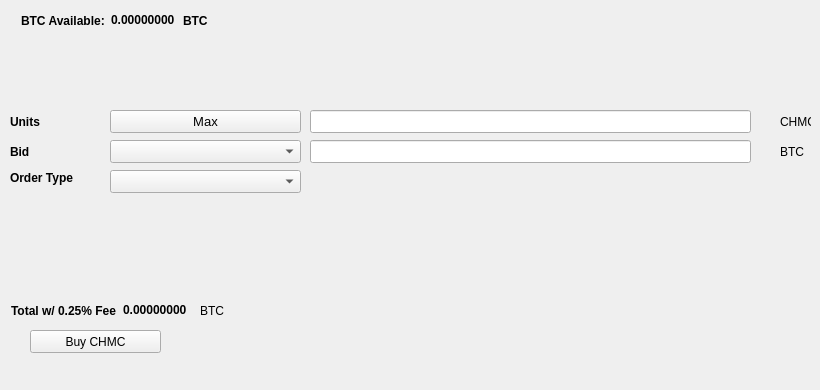
   <widget class="QWidget" name="BuyTab">
    <attribute name="title">
     <string>Buy</string>
    </attribute>
    <widget class="QPushButton" name="BuyCHMC">
     <property name="geometry">
      <rect>
       <x>30</x>
       <y>330</y>
       <width>131</width>
       <height>23</height>
      </rect>
     </property>
     <property name="text">
      <string>Buy CHMC</string>
     </property>
     <property name="icon">
      <iconset resource="../christmascoin.qrc">
       <normaloff>:/icons/bitcoin</normaloff>:/icons/bitcoin</iconset>
     </property>
    </widget>
    <widget class="QLabel" name="label_3">
     <property name="geometry">
      <rect>
       <x>10</x>
       <y>110</y>
       <width>46</width>
       <height>23</height>
      </rect>
     </property>
     <property name="font">
      <font>
       <weight>75</weight>
       <bold>true</bold>
      </font>
     </property>
     <property name="text">
      <string>Units</string>
     </property>
    </widget>
    <widget class="QLineEdit" name="UnitsInput">
     <property name="geometry">
      <rect>
       <x>310</x>
       <y>110</y>
       <width>441</width>
       <height>23</height>
      </rect>
     </property>
     <property name="font">
      <font>
       <pointsize>9</pointsize>
       <weight>75</weight>
       <bold>true</bold>
      </font>
     </property>
    </widget>
    <widget class="QLineEdit" name="BuyBidPriceEdit">
     <property name="geometry">
      <rect>
       <x>310</x>
       <y>140</y>
       <width>441</width>
       <height>23</height>
      </rect>
     </property>
     <property name="font">
      <font>
       <pointsize>9</pointsize>
       <weight>75</weight>
       <bold>true</bold>
      </font>
     </property>
    </widget>
    <widget class="QLabel" name="label_4">
     <property name="geometry">
      <rect>
       <x>780</x>
       <y>110</y>
       <width>31</width>
       <height>23</height>
      </rect>
     </property>
     <property name="text">
      <string>CHMC</string>
     </property>
    </widget>
    <widget class="QLabel" name="label_5">
     <property name="geometry">
      <rect>
       <x>780</x>
       <y>140</y>
       <width>31</width>
       <height>23</height>
      </rect>
     </property>
     <property name="text">
      <string>BTC</string>
     </property>
    </widget>
    <widget class="QLabel" name="label_6">
     <property name="geometry">
      <rect>
       <x>10</x>
       <y>140</y>
       <width>46</width>
       <height>23</height>
      </rect>
     </property>
     <property name="font">
      <font>
       <weight>75</weight>
       <bold>true</bold>
      </font>
     </property>
     <property name="text">
      <string>Bid</string>
     </property>
    </widget>
    <widget class="QLabel" name="label_7">
     <property name="geometry">
      <rect>
       <x>10</x>
       <y>170</y>
       <width>91</width>
       <height>16</height>
      </rect>
     </property>
     <property name="font">
      <font>
       <weight>75</weight>
       <bold>true</bold>
      </font>
     </property>
     <property name="text">
      <string>Order Type</string>
     </property>
    </widget>
    <widget class="QPushButton" name="Buy_Max_Amount">
     <property name="geometry">
      <rect>
       <x>110</x>
       <y>110</y>
       <width>191</width>
       <height>23</height>
      </rect>
     </property>
     <property name="font">
      <font>
       <pointsize>10</pointsize>
      </font>
     </property>
     <property name="text">
      <string>Max</string>
     </property>
    </widget>
    <widget class="QComboBox" name="BuyBidcomboBox">
     <property name="geometry">
      <rect>
       <x>110</x>
       <y>140</y>
       <width>191</width>
       <height>23</height>
      </rect>
     </property>
     <property name="font">
      <font>
       <pointsize>10</pointsize>
      </font>
     </property>
    </widget>
    <widget class="QComboBox" name="buyOrdertypeCombo">
     <property name="geometry">
      <rect>
       <x>110</x>
       <y>170</y>
       <width>191</width>
       <height>23</height>
      </rect>
     </property>
     <property name="font">
      <font>
       <pointsize>10</pointsize>
      </font>
     </property>
    </widget>
    <widget class="QWidget" name="layoutWidget1">
     <property name="geometry">
      <rect>
       <x>21</x>
       <y>11</y>
       <width>227</width>
       <height>19</height>
      </rect>
     </property>
     <layout class="QHBoxLayout" name="horizontalLayout_3">
      <item>
       <widget class="QLabel" name="label232">
        <property name="font">
         <font>
          <weight>75</weight>
          <bold>true</bold>
         </font>
        </property>
        <property name="text">
         <string>BTC Available:</string>
        </property>
       </widget>
      </item>
      <item>
       <widget class="QLabel" name="BtcAvailableLbl">
        <property name="palette">
         <palette>
          <active>
           <colorrole role="WindowText">
            <brush brushstyle="SolidPattern">
             <color alpha="255">
              <red>0</red>
              <green>0</green>
              <blue>0</blue>
             </color>
            </brush>
           </colorrole>
           <colorrole role="Button">
            <brush brushstyle="SolidPattern">
             <color alpha="255">
              <red>0</red>
              <green>170</green>
              <blue>0</blue>
             </color>
            </brush>
           </colorrole>
           <colorrole role="Light">
            <brush brushstyle="SolidPattern">
             <color alpha="255">
              <red>0</red>
              <green>255</green>
              <blue>0</blue>
             </color>
            </brush>
           </colorrole>
           <colorrole role="Midlight">
            <brush brushstyle="SolidPattern">
             <color alpha="255">
              <red>0</red>
              <green>212</green>
              <blue>0</blue>
             </color>
            </brush>
           </colorrole>
           <colorrole role="Dark">
            <brush brushstyle="SolidPattern">
             <color alpha="255">
              <red>0</red>
              <green>85</green>
              <blue>0</blue>
             </color>
            </brush>
           </colorrole>
           <colorrole role="Mid">
            <brush brushstyle="SolidPattern">
             <color alpha="255">
              <red>0</red>
              <green>113</green>
              <blue>0</blue>
             </color>
            </brush>
           </colorrole>
           <colorrole role="Text">
            <brush brushstyle="SolidPattern">
             <color alpha="255">
              <red>0</red>
              <green>170</green>
              <blue>0</blue>
             </color>
            </brush>
           </colorrole>
           <colorrole role="BrightText">
            <brush brushstyle="SolidPattern">
             <color alpha="255">
              <red>255</red>
              <green>255</green>
              <blue>255</blue>
             </color>
            </brush>
           </colorrole>
           <colorrole role="ButtonText">
            <brush brushstyle="SolidPattern">
             <color alpha="255">
              <red>0</red>
              <green>0</green>
              <blue>0</blue>
             </color>
            </brush>
           </colorrole>
           <colorrole role="Base">
            <brush brushstyle="SolidPattern">
             <color alpha="255">
              <red>255</red>
              <green>255</green>
              <blue>255</blue>
             </color>
            </brush>
           </colorrole>
           <colorrole role="Window">
            <brush brushstyle="SolidPattern">
             <color alpha="255">
              <red>0</red>
              <green>170</green>
              <blue>0</blue>
             </color>
            </brush>
           </colorrole>
           <colorrole role="Shadow">
            <brush brushstyle="SolidPattern">
             <color alpha="255">
              <red>0</red>
              <green>0</green>
              <blue>0</blue>
             </color>
            </brush>
           </colorrole>
           <colorrole role="AlternateBase">
            <brush brushstyle="SolidPattern">
             <color alpha="255">
              <red>127</red>
              <green>212</green>
              <blue>127</blue>
             </color>
            </brush>
           </colorrole>
           <colorrole role="ToolTipBase">
            <brush brushstyle="SolidPattern">
             <color alpha="255">
              <red>255</red>
              <green>255</green>
              <blue>220</blue>
             </color>
            </brush>
           </colorrole>
           <colorrole role="ToolTipText">
            <brush brushstyle="SolidPattern">
             <color alpha="255">
              <red>0</red>
              <green>0</green>
              <blue>0</blue>
             </color>
            </brush>
           </colorrole>
          </active>
          <inactive>
           <colorrole role="WindowText">
            <brush brushstyle="SolidPattern">
             <color alpha="255">
              <red>0</red>
              <green>0</green>
              <blue>0</blue>
             </color>
            </brush>
           </colorrole>
           <colorrole role="Button">
            <brush brushstyle="SolidPattern">
             <color alpha="255">
              <red>0</red>
              <green>170</green>
              <blue>0</blue>
             </color>
            </brush>
           </colorrole>
           <colorrole role="Light">
            <brush brushstyle="SolidPattern">
             <color alpha="255">
              <red>0</red>
              <green>255</green>
              <blue>0</blue>
             </color>
            </brush>
           </colorrole>
           <colorrole role="Midlight">
            <brush brushstyle="SolidPattern">
             <color alpha="255">
              <red>0</red>
              <green>212</green>
              <blue>0</blue>
             </color>
            </brush>
           </colorrole>
           <colorrole role="Dark">
            <brush brushstyle="SolidPattern">
             <color alpha="255">
              <red>0</red>
              <green>85</green>
              <blue>0</blue>
             </color>
            </brush>
           </colorrole>
           <colorrole role="Mid">
            <brush brushstyle="SolidPattern">
             <color alpha="255">
              <red>0</red>
              <green>113</green>
              <blue>0</blue>
             </color>
            </brush>
           </colorrole>
           <colorrole role="Text">
            <brush brushstyle="SolidPattern">
             <color alpha="255">
              <red>0</red>
              <green>170</green>
              <blue>0</blue>
             </color>
            </brush>
           </colorrole>
           <colorrole role="BrightText">
            <brush brushstyle="SolidPattern">
             <color alpha="255">
              <red>255</red>
              <green>255</green>
              <blue>255</blue>
             </color>
            </brush>
           </colorrole>
           <colorrole role="ButtonText">
            <brush brushstyle="SolidPattern">
             <color alpha="255">
              <red>0</red>
              <green>0</green>
              <blue>0</blue>
             </color>
            </brush>
           </colorrole>
           <colorrole role="Base">
            <brush brushstyle="SolidPattern">
             <color alpha="255">
              <red>255</red>
              <green>255</green>
              <blue>255</blue>
             </color>
            </brush>
           </colorrole>
           <colorrole role="Window">
            <brush brushstyle="SolidPattern">
             <color alpha="255">
              <red>0</red>
              <green>170</green>
              <blue>0</blue>
             </color>
            </brush>
           </colorrole>
           <colorrole role="Shadow">
            <brush brushstyle="SolidPattern">
             <color alpha="255">
              <red>0</red>
              <green>0</green>
              <blue>0</blue>
             </color>
            </brush>
           </colorrole>
           <colorrole role="AlternateBase">
            <brush brushstyle="SolidPattern">
             <color alpha="255">
              <red>127</red>
              <green>212</green>
              <blue>127</blue>
             </color>
            </brush>
           </colorrole>
           <colorrole role="ToolTipBase">
            <brush brushstyle="SolidPattern">
             <color alpha="255">
              <red>255</red>
              <green>255</green>
              <blue>220</blue>
             </color>
            </brush>
           </colorrole>
           <colorrole role="ToolTipText">
            <brush brushstyle="SolidPattern">
             <color alpha="255">
              <red>0</red>
              <green>0</green>
              <blue>0</blue>
             </color>
            </brush>
           </colorrole>
          </inactive>
          <disabled>
           <colorrole role="WindowText">
            <brush brushstyle="SolidPattern">
             <color alpha="255">
              <red>0</red>
              <green>85</green>
              <blue>0</blue>
             </color>
            </brush>
           </colorrole>
           <colorrole role="Button">
            <brush brushstyle="SolidPattern">
             <color alpha="255">
              <red>0</red>
              <green>170</green>
              <blue>0</blue>
             </color>
            </brush>
           </colorrole>
           <colorrole role="Light">
            <brush brushstyle="SolidPattern">
             <color alpha="255">
              <red>0</red>
              <green>255</green>
              <blue>0</blue>
             </color>
            </brush>
           </colorrole>
           <colorrole role="Midlight">
            <brush brushstyle="SolidPattern">
             <color alpha="255">
              <red>0</red>
              <green>212</green>
              <blue>0</blue>
             </color>
            </brush>
           </colorrole>
           <colorrole role="Dark">
            <brush brushstyle="SolidPattern">
             <color alpha="255">
              <red>0</red>
              <green>85</green>
              <blue>0</blue>
             </color>
            </brush>
           </colorrole>
           <colorrole role="Mid">
            <brush brushstyle="SolidPattern">
             <color alpha="255">
              <red>0</red>
              <green>113</green>
              <blue>0</blue>
             </color>
            </brush>
           </colorrole>
           <colorrole role="Text">
            <brush brushstyle="SolidPattern">
             <color alpha="255">
              <red>0</red>
              <green>85</green>
              <blue>0</blue>
             </color>
            </brush>
           </colorrole>
           <colorrole role="BrightText">
            <brush brushstyle="SolidPattern">
             <color alpha="255">
              <red>255</red>
              <green>255</green>
              <blue>255</blue>
             </color>
            </brush>
           </colorrole>
           <colorrole role="ButtonText">
            <brush brushstyle="SolidPattern">
             <color alpha="255">
              <red>0</red>
              <green>85</green>
              <blue>0</blue>
             </color>
            </brush>
           </colorrole>
           <colorrole role="Base">
            <brush brushstyle="SolidPattern">
             <color alpha="255">
              <red>0</red>
              <green>170</green>
              <blue>0</blue>
             </color>
            </brush>
           </colorrole>
           <colorrole role="Window">
            <brush brushstyle="SolidPattern">
             <color alpha="255">
              <red>0</red>
              <green>170</green>
              <blue>0</blue>
             </color>
            </brush>
           </colorrole>
           <colorrole role="Shadow">
            <brush brushstyle="SolidPattern">
             <color alpha="255">
              <red>0</red>
              <green>0</green>
              <blue>0</blue>
             </color>
            </brush>
           </colorrole>
           <colorrole role="AlternateBase">
            <brush brushstyle="SolidPattern">
             <color alpha="255">
              <red>0</red>
              <green>170</green>
              <blue>0</blue>
             </color>
            </brush>
           </colorrole>
           <colorrole role="ToolTipBase">
            <brush brushstyle="SolidPattern">
             <color alpha="255">
              <red>255</red>
              <green>255</green>
              <blue>220</blue>
             </color>
            </brush>
           </colorrole>
           <colorrole role="ToolTipText">
            <brush brushstyle="SolidPattern">
             <color alpha="255">
              <red>0</red>
              <green>0</green>
              <blue>0</blue>
             </color>
            </brush>
           </colorrole>
          </disabled>
         </palette>
        </property>
        <property name="font">
         <font>
          <weight>75</weight>
          <bold>true</bold>
         </font>
        </property>
        <property name="text">
         <string>0.00000000</string>
        </property>
        <property name="textInteractionFlags">
         <set>Qt::LinksAccessibleByMouse|Qt::TextSelectableByKeyboard|Qt::TextSelectableByMouse</set>
        </property>
       </widget>
      </item>
      <item>
       <widget class="QLabel" name="BtcAvailableLbl_2">
        <property name="font">
         <font>
          <weight>75</weight>
          <bold>true</bold>
         </font>
        </property>
        <property name="text">
         <string>BTC</string>
        </property>
       </widget>
      </item>
     </layout>
    </widget>
    <widget class="QWidget" name="layoutWidge2">
     <property name="geometry">
      <rect>
       <x>11</x>
       <y>301</y>
       <width>259</width>
       <height>19</height>
      </rect>
     </property>
     <layout class="QHBoxLayout" name="horizontalLayout_4">
      <item>
       <widget class="QLabel" name="label_9">
        <property name="font">
         <font>
          <weight>75</weight>
          <bold>true</bold>
         </font>
        </property>
        <property name="text">
         <string>Total w/ 0.25% Fee</string>
        </property>
       </widget>
      </item>
      <item>
       <widget class="QLabel" name="BuyCostLabel">
        <property name="palette">
         <palette>
          <active>
           <colorrole role="WindowText">
            <brush brushstyle="SolidPattern">
             <color alpha="255">
              <red>0</red>
              <green>0</green>
              <blue>0</blue>
             </color>
            </brush>
           </colorrole>
           <colorrole role="Button">
            <brush brushstyle="SolidPattern">
             <color alpha="255">
              <red>0</red>
              <green>170</green>
              <blue>0</blue>
             </color>
            </brush>
           </colorrole>
           <colorrole role="Light">
            <brush brushstyle="SolidPattern">
             <color alpha="255">
              <red>0</red>
              <green>255</green>
              <blue>0</blue>
             </color>
            </brush>
           </colorrole>
           <colorrole role="Midlight">
            <brush brushstyle="SolidPattern">
             <color alpha="255">
              <red>0</red>
              <green>212</green>
              <blue>0</blue>
             </color>
            </brush>
           </colorrole>
           <colorrole role="Dark">
            <brush brushstyle="SolidPattern">
             <color alpha="255">
              <red>0</red>
              <green>85</green>
              <blue>0</blue>
             </color>
            </brush>
           </colorrole>
           <colorrole role="Mid">
            <brush brushstyle="SolidPattern">
             <color alpha="255">
              <red>0</red>
              <green>113</green>
              <blue>0</blue>
             </color>
            </brush>
           </colorrole>
           <colorrole role="Text">
            <brush brushstyle="SolidPattern">
             <color alpha="255">
              <red>0</red>
              <green>170</green>
              <blue>0</blue>
             </color>
            </brush>
           </colorrole>
           <colorrole role="BrightText">
            <brush brushstyle="SolidPattern">
             <color alpha="255">
              <red>255</red>
              <green>255</green>
              <blue>255</blue>
             </color>
            </brush>
           </colorrole>
           <colorrole role="ButtonText">
            <brush brushstyle="SolidPattern">
             <color alpha="255">
              <red>0</red>
              <green>0</green>
              <blue>0</blue>
             </color>
            </brush>
           </colorrole>
           <colorrole role="Base">
            <brush brushstyle="SolidPattern">
             <color alpha="255">
              <red>255</red>
              <green>255</green>
              <blue>255</blue>
             </color>
            </brush>
           </colorrole>
           <colorrole role="Window">
            <brush brushstyle="SolidPattern">
             <color alpha="255">
              <red>0</red>
              <green>170</green>
              <blue>0</blue>
             </color>
            </brush>
           </colorrole>
           <colorrole role="Shadow">
            <brush brushstyle="SolidPattern">
             <color alpha="255">
              <red>0</red>
              <green>0</green>
              <blue>0</blue>
             </color>
            </brush>
           </colorrole>
           <colorrole role="AlternateBase">
            <brush brushstyle="SolidPattern">
             <color alpha="255">
              <red>127</red>
              <green>212</green>
              <blue>127</blue>
             </color>
            </brush>
           </colorrole>
           <colorrole role="ToolTipBase">
            <brush brushstyle="SolidPattern">
             <color alpha="255">
              <red>255</red>
              <green>255</green>
              <blue>220</blue>
             </color>
            </brush>
           </colorrole>
           <colorrole role="ToolTipText">
            <brush brushstyle="SolidPattern">
             <color alpha="255">
              <red>0</red>
              <green>0</green>
              <blue>0</blue>
             </color>
            </brush>
           </colorrole>
          </active>
          <inactive>
           <colorrole role="WindowText">
            <brush brushstyle="SolidPattern">
             <color alpha="255">
              <red>0</red>
              <green>0</green>
              <blue>0</blue>
             </color>
            </brush>
           </colorrole>
           <colorrole role="Button">
            <brush brushstyle="SolidPattern">
             <color alpha="255">
              <red>0</red>
              <green>170</green>
              <blue>0</blue>
             </color>
            </brush>
           </colorrole>
           <colorrole role="Light">
            <brush brushstyle="SolidPattern">
             <color alpha="255">
              <red>0</red>
              <green>255</green>
              <blue>0</blue>
             </color>
            </brush>
           </colorrole>
           <colorrole role="Midlight">
            <brush brushstyle="SolidPattern">
             <color alpha="255">
              <red>0</red>
              <green>212</green>
              <blue>0</blue>
             </color>
            </brush>
           </colorrole>
           <colorrole role="Dark">
            <brush brushstyle="SolidPattern">
             <color alpha="255">
              <red>0</red>
              <green>85</green>
              <blue>0</blue>
             </color>
            </brush>
           </colorrole>
           <colorrole role="Mid">
            <brush brushstyle="SolidPattern">
             <color alpha="255">
              <red>0</red>
              <green>113</green>
              <blue>0</blue>
             </color>
            </brush>
           </colorrole>
           <colorrole role="Text">
            <brush brushstyle="SolidPattern">
             <color alpha="255">
              <red>0</red>
              <green>170</green>
              <blue>0</blue>
             </color>
            </brush>
           </colorrole>
           <colorrole role="BrightText">
            <brush brushstyle="SolidPattern">
             <color alpha="255">
              <red>255</red>
              <green>255</green>
              <blue>255</blue>
             </color>
            </brush>
           </colorrole>
           <colorrole role="ButtonText">
            <brush brushstyle="SolidPattern">
             <color alpha="255">
              <red>0</red>
              <green>0</green>
              <blue>0</blue>
             </color>
            </brush>
           </colorrole>
           <colorrole role="Base">
            <brush brushstyle="SolidPattern">
             <color alpha="255">
              <red>255</red>
              <green>255</green>
              <blue>255</blue>
             </color>
            </brush>
           </colorrole>
           <colorrole role="Window">
            <brush brushstyle="SolidPattern">
             <color alpha="255">
              <red>0</red>
              <green>170</green>
              <blue>0</blue>
             </color>
            </brush>
           </colorrole>
           <colorrole role="Shadow">
            <brush brushstyle="SolidPattern">
             <color alpha="255">
              <red>0</red>
              <green>0</green>
              <blue>0</blue>
             </color>
            </brush>
           </colorrole>
           <colorrole role="AlternateBase">
            <brush brushstyle="SolidPattern">
             <color alpha="255">
              <red>127</red>
              <green>212</green>
              <blue>127</blue>
             </color>
            </brush>
           </colorrole>
           <colorrole role="ToolTipBase">
            <brush brushstyle="SolidPattern">
             <color alpha="255">
              <red>255</red>
              <green>255</green>
              <blue>220</blue>
             </color>
            </brush>
           </colorrole>
           <colorrole role="ToolTipText">
            <brush brushstyle="SolidPattern">
             <color alpha="255">
              <red>0</red>
              <green>0</green>
              <blue>0</blue>
             </color>
            </brush>
           </colorrole>
          </inactive>
          <disabled>
           <colorrole role="WindowText">
            <brush brushstyle="SolidPattern">
             <color alpha="255">
              <red>0</red>
              <green>85</green>
              <blue>0</blue>
             </color>
            </brush>
           </colorrole>
           <colorrole role="Button">
            <brush brushstyle="SolidPattern">
             <color alpha="255">
              <red>0</red>
              <green>170</green>
              <blue>0</blue>
             </color>
            </brush>
           </colorrole>
           <colorrole role="Light">
            <brush brushstyle="SolidPattern">
             <color alpha="255">
              <red>0</red>
              <green>255</green>
              <blue>0</blue>
             </color>
            </brush>
           </colorrole>
           <colorrole role="Midlight">
            <brush brushstyle="SolidPattern">
             <color alpha="255">
              <red>0</red>
              <green>212</green>
              <blue>0</blue>
             </color>
            </brush>
           </colorrole>
           <colorrole role="Dark">
            <brush brushstyle="SolidPattern">
             <color alpha="255">
              <red>0</red>
              <green>85</green>
              <blue>0</blue>
             </color>
            </brush>
           </colorrole>
           <colorrole role="Mid">
            <brush brushstyle="SolidPattern">
             <color alpha="255">
              <red>0</red>
              <green>113</green>
              <blue>0</blue>
             </color>
            </brush>
           </colorrole>
           <colorrole role="Text">
            <brush brushstyle="SolidPattern">
             <color alpha="255">
              <red>0</red>
              <green>85</green>
              <blue>0</blue>
             </color>
            </brush>
           </colorrole>
           <colorrole role="BrightText">
            <brush brushstyle="SolidPattern">
             <color alpha="255">
              <red>255</red>
              <green>255</green>
              <blue>255</blue>
             </color>
            </brush>
           </colorrole>
           <colorrole role="ButtonText">
            <brush brushstyle="SolidPattern">
             <color alpha="255">
              <red>0</red>
              <green>85</green>
              <blue>0</blue>
             </color>
            </brush>
           </colorrole>
           <colorrole role="Base">
            <brush brushstyle="SolidPattern">
             <color alpha="255">
              <red>0</red>
              <green>170</green>
              <blue>0</blue>
             </color>
            </brush>
           </colorrole>
           <colorrole role="Window">
            <brush brushstyle="SolidPattern">
             <color alpha="255">
              <red>0</red>
              <green>170</green>
              <blue>0</blue>
             </color>
            </brush>
           </colorrole>
           <colorrole role="Shadow">
            <brush brushstyle="SolidPattern">
             <color alpha="255">
              <red>0</red>
              <green>0</green>
              <blue>0</blue>
             </color>
            </brush>
           </colorrole>
           <colorrole role="AlternateBase">
            <brush brushstyle="SolidPattern">
             <color alpha="255">
              <red>0</red>
              <green>170</green>
              <blue>0</blue>
             </color>
            </brush>
           </colorrole>
           <colorrole role="ToolTipBase">
            <brush brushstyle="SolidPattern">
             <color alpha="255">
              <red>255</red>
              <green>255</green>
              <blue>220</blue>
             </color>
            </brush>
           </colorrole>
           <colorrole role="ToolTipText">
            <brush brushstyle="SolidPattern">
             <color alpha="255">
              <red>0</red>
              <green>0</green>
              <blue>0</blue>
             </color>
            </brush>
           </colorrole>
          </disabled>
         </palette>
        </property>
        <property name="font">
         <font>
          <weight>75</weight>
          <bold>true</bold>
         </font>
        </property>
        <property name="autoFillBackground">
         <bool>false</bool>
        </property>
        <property name="text">
         <string>0.00000000</string>
        </property>
        <property name="textInteractionFlags">
         <set>Qt::LinksAccessibleByMouse|Qt::TextSelectableByMouse</set>
        </property>
       </widget>
      </item>
      <item>
       <widget class="QLabel" name="label_10">
        <property name="font">
         <font>
          <weight>50</weight>
          <bold>false</bold>
         </font>
        </property>
        <property name="text">
         <string>BTC</string>
        </property>
       </widget>
      </item>
     </layout>
    </widget>
    <widget class="QLabel" name="label_24">
     <property name="geometry">
      <rect>
       <x>460</x>
       <y>300</y>
       <width>281</width>
       <height>81</height>
      </rect>
     </property>
     <property name="text">
      <string/>
     </property>
     <property name="pixmap">
      <pixmap>:/images/bittrex</pixmap>
     </property>
    </widget>
   </widget>
